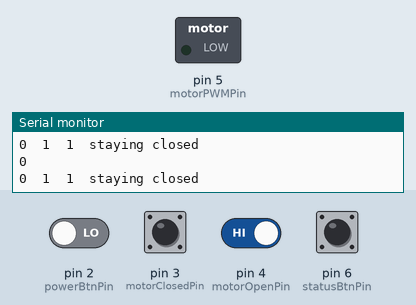
Recording of a sketch running on a simulated Arduino Uno, built with avr-gcc and run on an emulated ATmega328P. Shown: switched loads named in the sketch (green lamp = pin HIGH), the last lines printed to the serial monitor. Inputs (shaded band) come from the test bench; at power-on: pin 3 (motorClosedPin), pin 4 (motorOpenPin), pin 6 (statusBtnPin) HIGH, pin 2 (powerBtnPin) LOW.

Above: at 6.8 s.
6.9 s: pin 2 (powerBtnPin) driven HIGH and pin 4 (motorOpenPin) driven LOW
At 8.1 s:
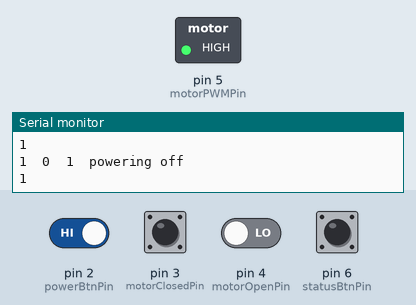
8.4 s: pin 4 (motorOpenPin) driven HIGH
At 9.7 s:
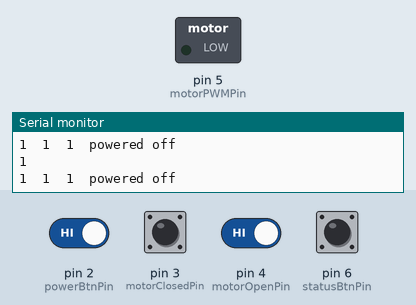
Timing chart, 0 to 11.4 s (numbered marks = the images above; inputs shaded):
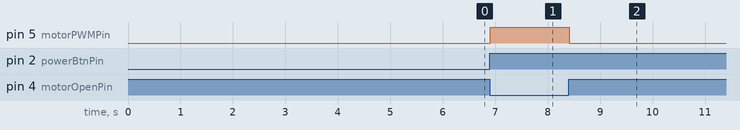

The sketch:

without_any_interrupts.ino
```cpp
#include <elapsedMillis.h>
#include <FiniteStateMachine.h>

//Implementation of the final review finite state machine (fsm)
//code. It should be compatible with both the PCB and backup boards.
//The full feature set to be implemented is yet to be determined.

//Nothing has been tested.


//pin constants
//interface switches/buttons
const int powerBtnPin = 2;
const int statusBtnPin = 6;
//motor related pins
const int motorPWMPin = 5;
const int motorClosedPin = 3;
const int motorOpenPin = 4;
const int motorDirectionPin = 9;
//misc.
const int statusLEDPin = 10;

//important global parameters
const int forwardMotorSpeed = 255;
const int reverseMotorSpeed = 255;
const bool forwardDirection = HIGH;
const int waitTime = 4000;
elapsedMillis timeElapsed;

//flags and global states
//interrupts
volatile bool motorClosed = false;
volatile bool lastPowerBtnState = false;
//anything else additional? add below.
bool statusPressed = false;

const byte NUMBER_OF_STATES = 7;

void doTurnedOn() {
  // This function was placed abote the initialize states to prevent a function
  // not defined. Furthremore, we must "extend" the function to prevent calling
  // an FSM object function which does not exist yet.
  doTurnedOnTransition();
}

//initialize states
State turnedOn = State(doTurnedOn);
State goingHome = State(doGoingHome);
State waiting = State(doWaiting);
State goingForward = State(doGoingForward);
State stayingClosed = State(doStayingClosed);
State poweringOff = State(doPoweringOff);
State poweredOff = State(doPoweredOff);

FSM stateMachine = FSM(turnedOn);     //initialize state machine, start in state: On

void doTurnedOnTransition() {
  stateMachine.transitionTo(goingHome);
}

void setup() {
  //this will need to be adjusted later
  Serial.begin(9600);
  pinMode(motorPWMPin, OUTPUT);
  pinMode(motorOpenPin, INPUT_PULLUP);
  pinMode(motorClosedPin, INPUT_PULLUP);
//  pinMode(motorInterruptPin, OUTPUT);
//  pinMode(switchPollingPin, INPUT);
//  pinMode(motorDirectionPin, OUTPUT);
//  attachInterrupt(digitalPinToInterrupt(motorClosedPin), setMotorClosed, RISING);
//  attachInterrupt(digitalPinToInterrupt(powerBtnPin), setPowerPressed, RISING);
}

void loop() {
  //perform main loop checks
  checkMotorClosed();

  checkPowerPressed();

  checkStatusPressed();

  stateMachine.update();
  // debugging lines
    Serial.print(digitalRead(powerBtnPin));
    Serial.print("\t");
    Serial.print(digitalRead(motorOpenPin));
    Serial.print("\t");
    Serial.print(digitalRead(motorClosedPin));
    Serial.print("\t");

    if (stateMachine.isInState(turnedOn)) {Serial.println("turned on");}
    else if (stateMachine.isInState(waiting)) {Serial.println("waiting");}
    else if (stateMachine.isInState(goingHome)) {Serial.println("going home");}
    else if (stateMachine.isInState(stayingClosed)) {Serial.println("staying closed");}
    else if (stateMachine.isInState(poweringOff)) {Serial.println("powering off");}
    else if (stateMachine.isInState(poweredOff)) {Serial.println("powered off");}
    else if (stateMachine.isInState(goingForward)) {Serial.println("going forward");}
}

//utility functions
void checkPowerPressed() {
  bool powerPressed = digitalRead(powerBtnPin);
  Serial.println(powerPressed);
  if (powerPressed == true && powerPressed != lastPowerBtnState) {
    if (stateMachine.isInState(poweredOff)) {
      blinkLED(statusLEDPin, 300, 3);
      stateMachine.transitionTo(turnedOn);
    }
    else {
      stateMachine.transitionTo(poweringOff);
    }
  }
  lastPowerBtnState = powerPressed;
}

void checkStatusPressed() {
  if (digitalRead(statusBtnPin) == LOW && statusPressed) {
    digitalWrite(statusLEDPin, LOW);
    statusPressed = false;
  }
  if (digitalRead(statusBtnPin) == HIGH && !stateMachine.isInState(poweredOff)) {
    digitalWrite(statusLEDPin, HIGH);
    statusPressed = true;
  }
}

bool checkHome() {
  if (digitalRead(motorOpenPin) == HIGH) {
    return true;
  }
  else {
    return false;
  }
}

void checkMotorClosed() {
  if (digitalRead(motorClosedPin) == HIGH) {
    motorClosed = true;
  }
  else {
    motorClosed = false;
  }
}

void blinkLED(int ledPin, int blinkDelay, int numBlinks) {
  /*!
   * Blink the LED when called
   */
   for (int i=0; i < numBlinks; i++) {
    digitalWrite(ledPin, HIGH);
    delay(blinkDelay);
    digitalWrite(ledPin, LOW);
    delay(blinkDelay);
   }
}

//state machine utility functions
void doGoingHome() {
  if (checkHome() && !stateMachine.isInState(waiting)) {
    analogWrite(motorPWMPin, 0);
    timeElapsed = 0;
    stateMachine.transitionTo(waiting);
  }
  else {
    digitalWrite(motorDirectionPin, !forwardDirection);
    analogWrite(motorPWMPin, reverseMotorSpeed);
  }
}

void doWaiting() {
  if (timeElapsed >= waitTime) {
    stateMachine.transitionTo(goingForward);
  }
}

void doGoingForward() {
  if (motorClosed) {
    analogWrite(motorPWMPin, 0);
    stateMachine.transitionTo(stayingClosed);
  }
  else {
    digitalWrite(motorDirectionPin, forwardDirection);
    analogWrite(motorPWMPin, forwardMotorSpeed);
  }
}

void doStayingClosed() {

}

void doPoweringOff() {
  if (!checkHome()) {
    digitalWrite(motorDirectionPin, !forwardDirection);
    analogWrite(motorPWMPin, reverseMotorSpeed);
  }
  else {
    analogWrite(motorPWMPin, 0);
    stateMachine.transitionTo(poweredOff);
  }
  if (digitalRead(motorClosedPin) == LOW) {
    motorClosed = false;
  }
}

void doPoweredOff() {

}
```

Measured:
- after the input at 6.9 s, pin 5 (motorPWMPin): LOW → HIGH at once
- after the input at 8.4 s, pin 5 (motorPWMPin): HIGH → LOW at once
